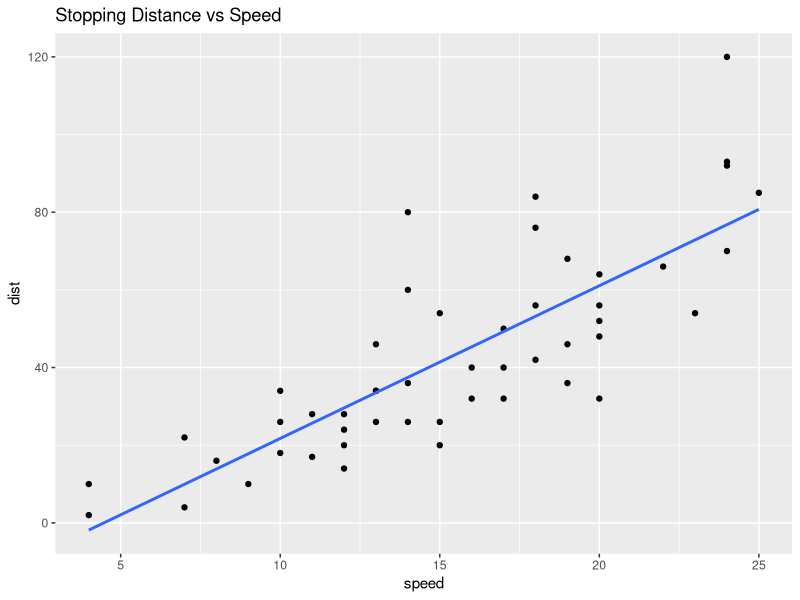
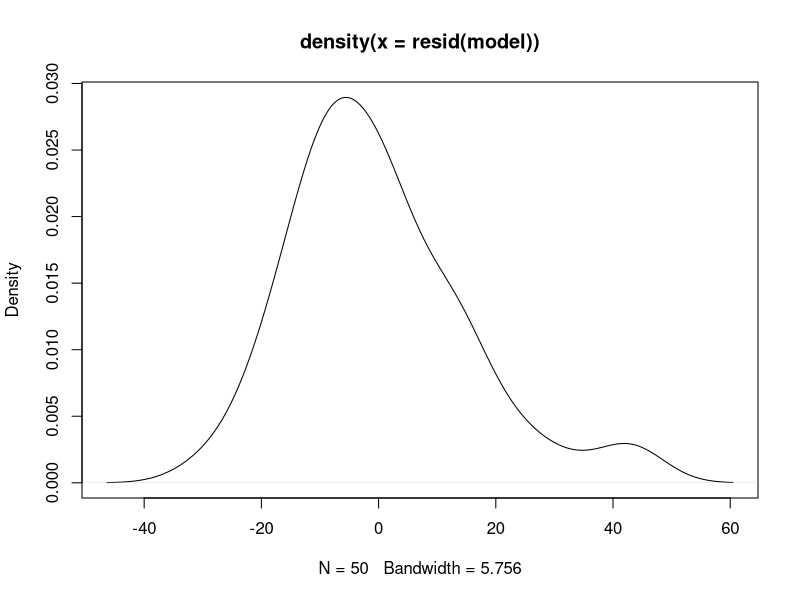
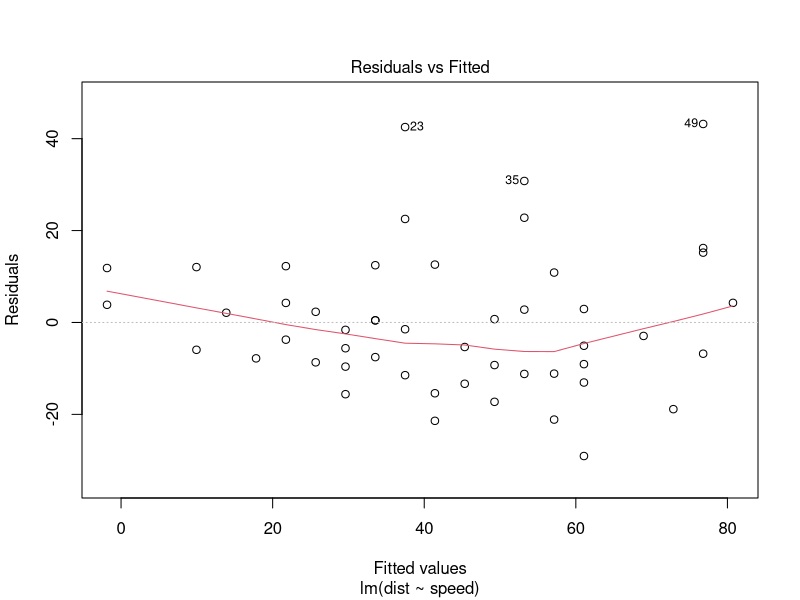
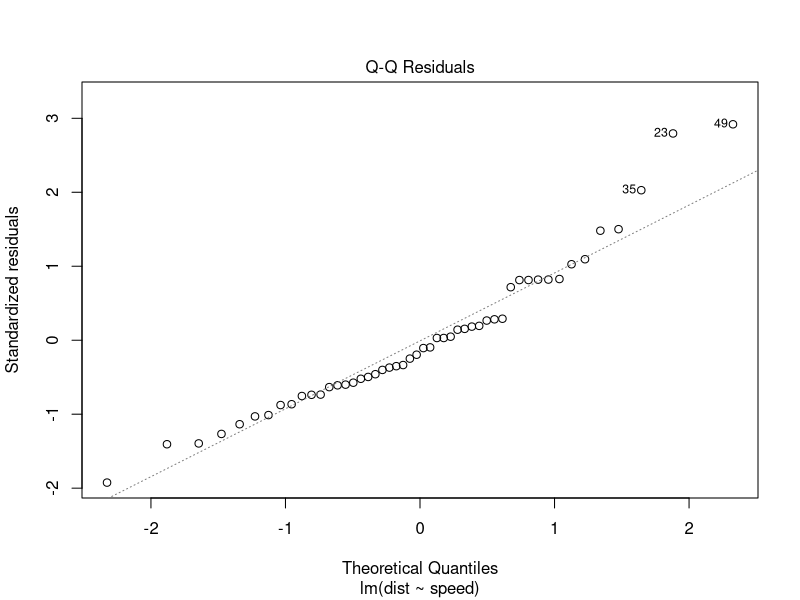
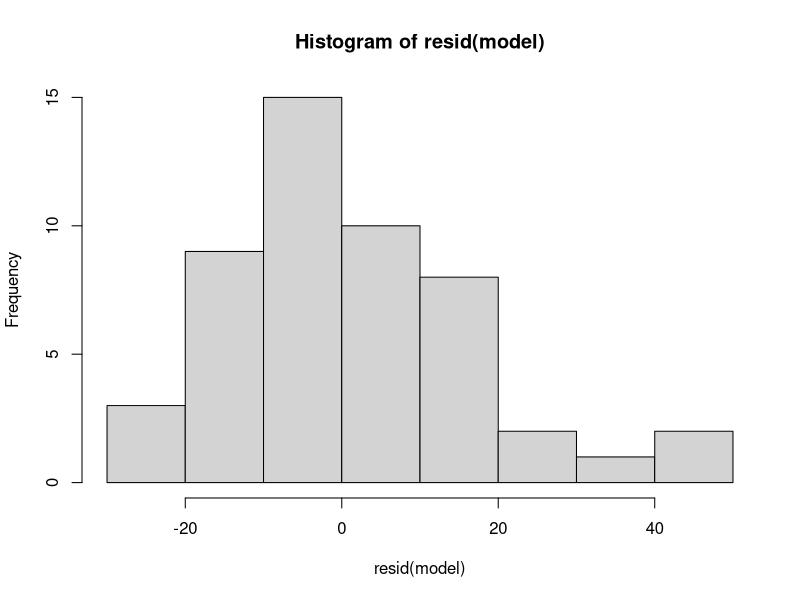
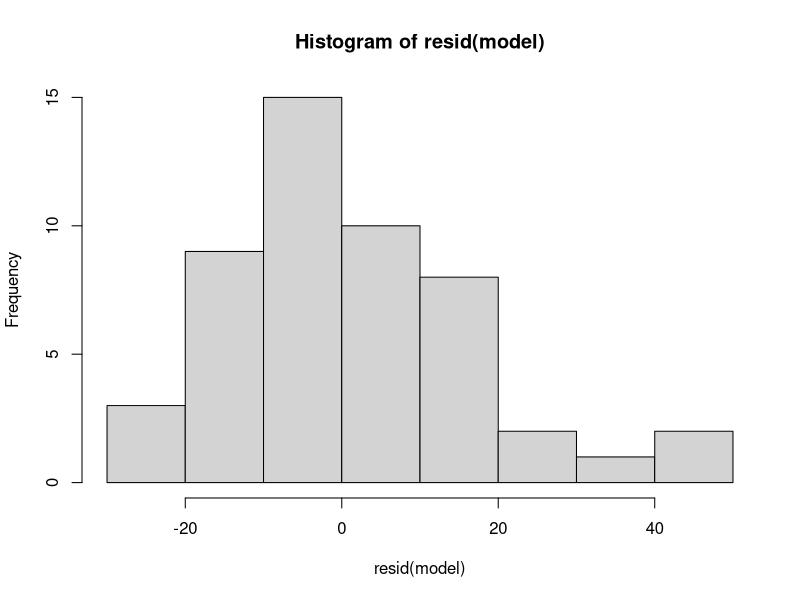
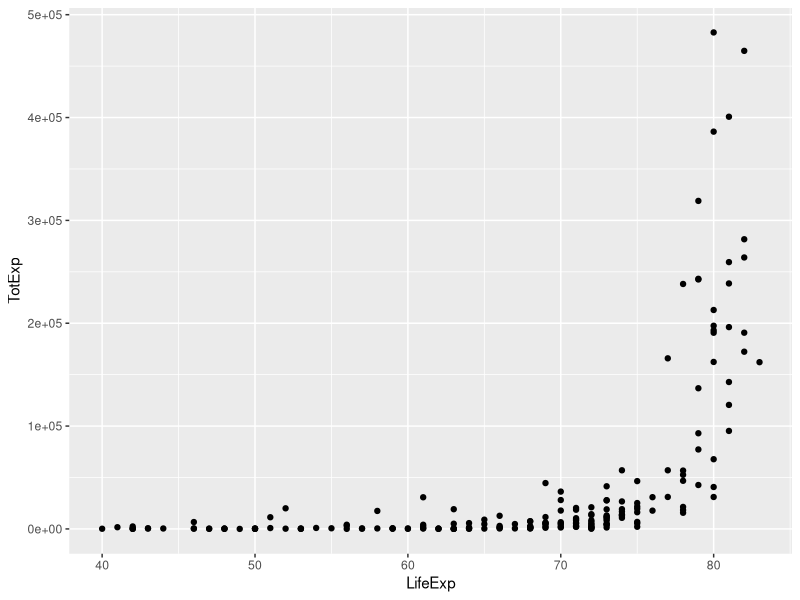

Source code (R) for these figures, in order:
## ---- chunk 1
knitr::opts_chunk$set(echo = TRUE)
## ---- chunk 2
library(ggplot2)
library(tidyverse)
## ---- chunk 3

data(cars)

# Create a scatter plot of stopping distance (dist) as a function of speed (speed)

plot <- cars |> 
  ggplot(aes(speed, dist)) +
  geom_point() +
  geom_smooth(method = 'lm', se = FALSE) + # Add a regression line to the plot
  ggtitle("Stopping Distance vs Speed")
print(plot)

## ---- chunk 4
# Construct a simple linear regression model
model <- lm(dist ~ speed, data=cars)

# Summarize the model
summary(model)
## ---- chunk 5
# Calculate and interpret the R-squared value
summary(model)$r.squared
# Perform a residual analysis
plot(density(resid(model)))

## ---- chunk 6
# Plot residuals versus fitted values
plot(model, 1)
# Create Q-Q plot of residuals
plot(model, 2)
# Perform Shapiro-Wilk test

# Plot histogram of residuals
plot(hist(resid(model)))
## ---- chunk 7
# Import the WHO dataset
who <- read_csv("who.csv")

# Remove empty column
who <- who |> 
  select(!c("...10", "LifeExp...12")) |> 
  rename(LifeExp = LifeExp...2)
## ---- chunk 8
# Create a scatterplot of LifeExp vs. TotExp

plot <- who |> 
  ggplot(aes(LifeExp, TotExp)) +
  geom_point()

print(plot)

## ---- chunk 9
# Run a simple linear regression model
## ---- chunk 10
# Transform variables: LifeExp^4.6 and TotExp^0.06
## ---- chunk 11
# Create a scatterplot with the transformed variables
## ---- chunk 12
# Run regression with transformed variables
## ---- chunk 13
# Forecast life expectancy for specified transformed values
## ---- chunk 14
# Build multiple regression model with interaction
## ---- chunk 15
# Forecast life expectancy using the multiple regression model
## ---- chunk 16
# Calculate optimal lot size and number of orders
## ---- chunk 17
# Find time at which revenue is maximized
## ---- chunk 18
# Calculate area under the demand curve
## ---- chunk 19
# Find value of x that maximizes profit
## ---- chunk 20
# Determine if valid PDF and calculate probability
## ---- chunk 21
# Integrate to find cumulative market share
## ---- chunk 22
# Approximate Revenue Function using Taylor Series
# Approximate Cost Function using Taylor Series
# Compare optimization results
## ---- chunk 23
# Derive Taylor Series expansion
# Compare approximated risk with actual function
## ---- chunk 24
# Expand cost function using Taylor Series
# Approximate profit function
# Suggest pricing strategy
## ---- chunk 25
# Derive Maclaurin Series expansion
# Approximate growth for small investments
# Recommend investment level
## ---- chunk 26
# Find local maxima, minima, and saddle points
## ---- chunk 27
# Find revenue function
# Determine optimal prices
## ---- chunk 28
# Determine optimal production at each plant
## ---- chunk 29
# Find optimal spending levels
# Identify saddle points
